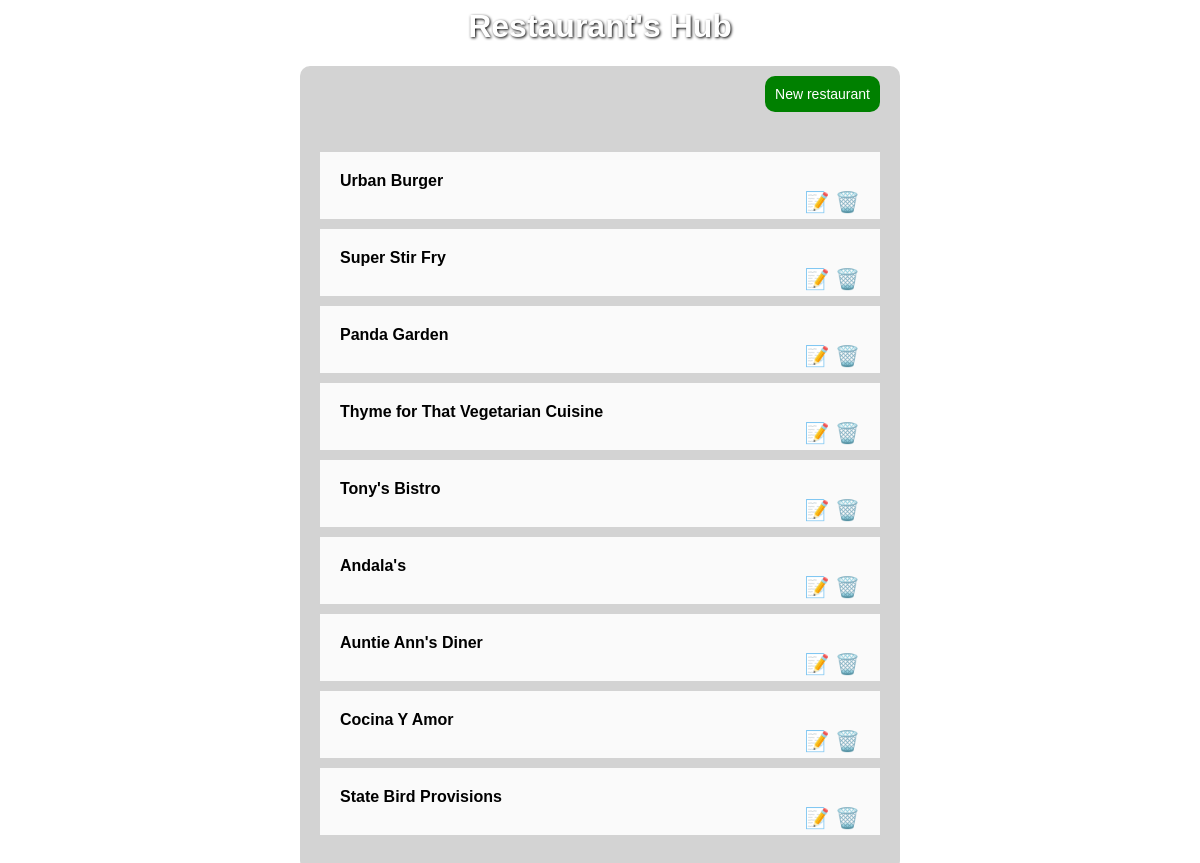
The app's page /restaurants, older data.
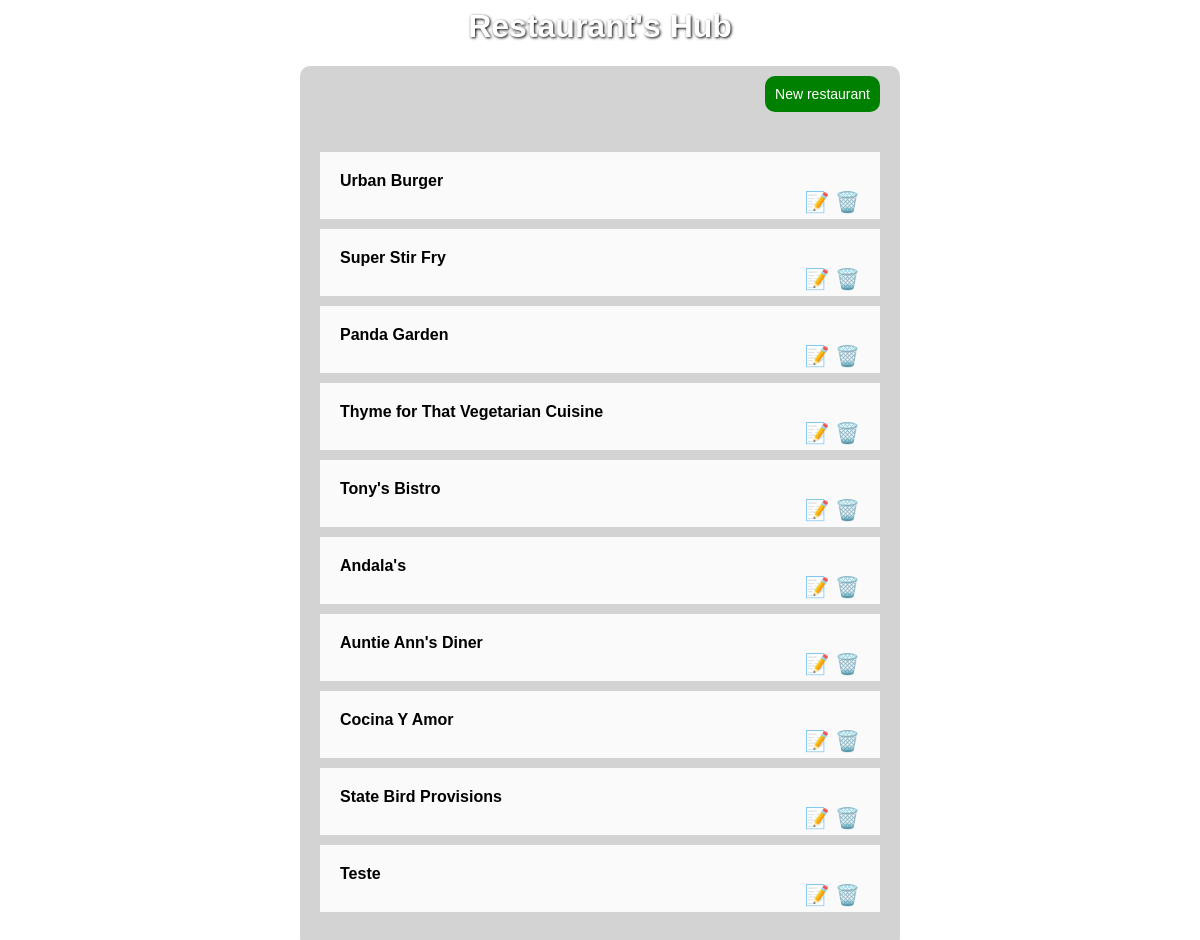
The same page, newer data.
### database_setup.py (models this page shows)
class Restaurant(Base):
    __tablename__ = 'restaurant'
    id = Column(Integer, primary_key=True)
    name = Column(String(80), nullable=False)

### webserver.py (the view)
@app.route('/')
@app.route('/restaurants')
def showRestaurants():
    restaurants = session.query(Restaurant).all()
    return render_template('restaurants.html', restaurants = restaurants)

### templates/restaurants.html (shortened to what this page needs)
<html>
        <link rel=stylesheet type=text/css href="{{ url_for('static', filename='styles.css') }}">
    <body>
        <div class='container'>
            <h1> Restaurant's Hub </h1>
            <div class='container-inner'>
                <div class='new'>
                    <a href='{{ url_for("newRestaurant") }}' class='button'> New restaurant </a>
                </div>
                <ul class='list'>
                    {% for restaurant in restaurants %}
                    <li class='list-item'>
                        <div class='list-item-name'>
                            <a href='{{ url_for("showMenu", restaurant_id = restaurant.id) }}'> {{restaurant.name }}</a>
                        </div>
                        <div class='list-item-edit'>
                            <a href='{{ url_for("editRestaurant", restaurant_id = restaurant.id )}}'> 📝 </a>
                            <a href='{{ url_for("deleteRestaurant", restaurant_id = restaurant.id )}}'> 🗑️ </a>
                        </div>
                    </li>
                    {% endfor %}
                </ul>
            </div>
        </div>
    </body>
</html>

Row changes from the older to the newer data that the page shows:
added Restaurant: name "Teste"
